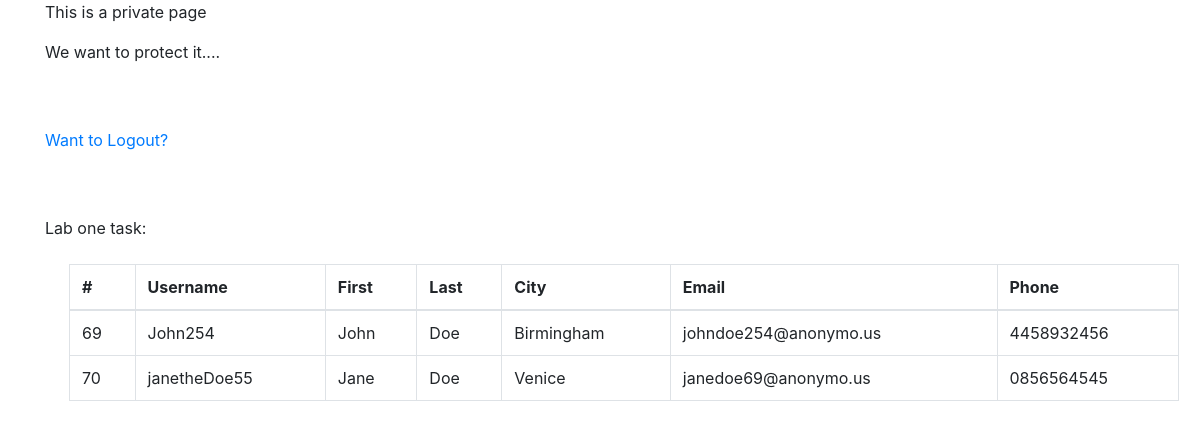
/private_page.php (signed in), run on the app's committed database.
### tables this page shows
CREATE TABLE `user` (
  `id` int(11) NOT NULL,
  `first_name` varchar(32) NOT NULL,
  `last_name` varchar(32) NOT NULL,
  `user_email` varchar(100) NOT NULL,
  `user_phone` varchar(10) NOT NULL,
  `user_city` varchar(32) NOT NULL,
  `username` varchar(50) NOT NULL,
  `password` varchar(255) NOT NULL,
  `profile_picture` varchar(255) NOT NULL,
  `utc_timezone` varchar(255) NOT NULL,
  `offset` varchar(255) NOT NULL
);

### user.php (called while the page is built, shortened)
<?php
require_once "DBConnector.php";
Class User implements Crud, Authenticator{
    public static function readAll(){
        $sql = "SELECT * FROM `user`";
        $DBConnector = new DBConnector;
        $res = mysqli_query($DBConnector->conn, $sql);
        return $res;
    }
}
?>

### DBConnector.php (called while the page is built, shortened)
<?php
class DBConnector{
    function __construct(){
        $this->conn = new mysqli(DB_SERVER, DB_USER, DB_PASS, DB_NAME) or die("Connect failed: %s\n". $conn -> error);
    }
}
?>

### private_page.php (the view, shortened to what this page needs)
<html lang="en">
<head>
  <link rel="stylesheet" href="https://stackpath.bootstrapcdn.com/bootstrap/4.3.1/css/bootstrap.min.css">
</head>
    <body>
    <div class="container">
            <p>This is a private page</p>
            <p>We want to protect it....</p><br><br>
            <p><a href="logout.php">Want to Logout?</a></p><br><br>
        <p>Lab one task:</p>
        <div class="table-responsive m-4" id="readAllTable">
                <table class="table table-bordered table-hover">
                    <thead>
                        <tr>
                        <th scope="col">#</th>
                        <th scope="col">Username</th>
                        <th scope="col">First</th>
                        <th scope="col">Last</th>
                        <th scope="col">City</th>
                        <th scope="col">Email</th>
                        <th scope="col">Phone</th>
                        </tr>
                    </thead>
                    <tbody>
                    <?php
                        include_once "DBConnector.php";
                        include_once "user.php";
                        $res = user::readAll();
                        while ($row = mysqli_fetch_array($res)){
                            echo "
                                <tr>
                                    <td>".$row['id']."</td>
                                    <td>".$row['username']."</td>
                                    <td>".$row['first_name']."</td>
                                    <td>".$row['last_name']."</td>
                                    <td>".$row['user_city']."</td>
                                    <td>".$row['user_email']."</td>
                                    <td>".$row['user_phone']."</td>
                                </tr>
                                ";
                        }
                    ?>
                    </tbody>
                </table>
                </div>
        </div>
    </body>
</html>

### data on the page
user: id "69", username "John254", first_name "John", last_name "Doe", user_city "Birmingham", user_email "johndoe254@anonymo.us", user_phone "4458932456"
user: id "70", username "janetheDoe55", first_name "Jane", last_name "Doe", user_city "Venice", user_email "janedoe69@anonymo.us", user_phone "0856564545"
